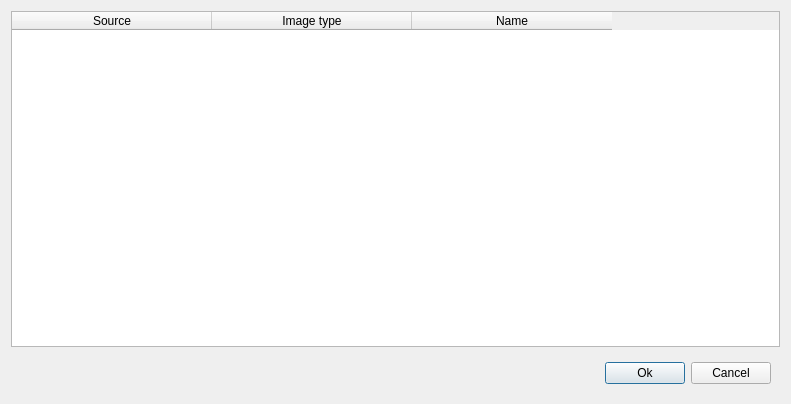
<?xml version="1.0" encoding="UTF-8"?>
<ui version="4.0">
 <class>ChooseInputImagesDialog</class>
 <widget class="QewExtensibleDialog" name="ChooseInputImagesDialog">
  <property name="geometry">
   <rect>
    <x>0</x>
    <y>0</y>
    <width>791</width>
    <height>404</height>
   </rect>
  </property>
  <property name="sizePolicy">
   <sizepolicy hsizetype="Expanding" vsizetype="Expanding">
    <horstretch>0</horstretch>
    <verstretch>0</verstretch>
   </sizepolicy>
  </property>
  <property name="windowTitle">
   <string>Choose input image</string>
  </property>
  <property name="whatsThis">
   <string/>
  </property>
  <property name="buttonsWidgetName">
   <cstring>buttonsWidget</cstring>
  </property>
  <layout class="QVBoxLayout" name="verticalLayout">
   <item>
    <widget class="QTableWidget" name="chooseTableWidget">
     <property name="columnCount">
      <number>3</number>
     </property>
     <attribute name="horizontalHeaderDefaultSectionSize">
      <number>200</number>
     </attribute>
     <column>
      <property name="text">
       <string>Source</string>
      </property>
     </column>
     <column>
      <property name="text">
       <string>Image type</string>
      </property>
     </column>
     <column>
      <property name="text">
       <string>Name</string>
      </property>
     </column>
    </widget>
   </item>
   <item>
    <widget class="QWidget" name="buttonsWidget" native="true">
     <property name="sizePolicy">
      <sizepolicy hsizetype="Preferred" vsizetype="Minimum">
       <horstretch>0</horstretch>
       <verstretch>0</verstretch>
      </sizepolicy>
     </property>
     <layout class="QHBoxLayout" name="horizontalLayout">
      <item>
       <spacer name="horizontalSpacer">
        <property name="orientation">
         <enum>Qt::Horizontal</enum>
        </property>
        <property name="sizeHint" stdset="0">
         <size>
          <width>584</width>
          <height>20</height>
         </size>
        </property>
       </spacer>
      </item>
      <item>
       <widget class="QPushButton" name="okButton">
        <property name="text">
         <string>Ok</string>
        </property>
       </widget>
      </item>
      <item>
       <widget class="QPushButton" name="cancelButton">
        <property name="text">
         <string>Cancel</string>
        </property>
       </widget>
      </item>
     </layout>
    </widget>
   </item>
  </layout>
 </widget>
 <customwidgets>
  <customwidget>
   <class>QewExtensibleDialog</class>
   <extends>QDialog</extends>
   <header>qewextensibledialog.h</header>
   <container>1</container>
  </customwidget>
 </customwidgets>
 <resources/>
 <connections>
  <connection>
   <sender>okButton</sender>
   <signal>released()</signal>
   <receiver>ChooseInputImagesDialog</receiver>
   <slot>accept()</slot>
   <hints>
    <hint type="sourcelabel">
     <x>649</x>
     <y>368</y>
    </hint>
    <hint type="destinationlabel">
     <x>119</x>
     <y>403</y>
    </hint>
   </hints>
  </connection>
  <connection>
   <sender>cancelButton</sender>
   <signal>released()</signal>
   <receiver>ChooseInputImagesDialog</receiver>
   <slot>reject()</slot>
   <hints>
    <hint type="sourcelabel">
     <x>725</x>
     <y>379</y>
    </hint>
    <hint type="destinationlabel">
     <x>723</x>
     <y>404</y>
    </hint>
   </hints>
  </connection>
 </connections>
</ui>
